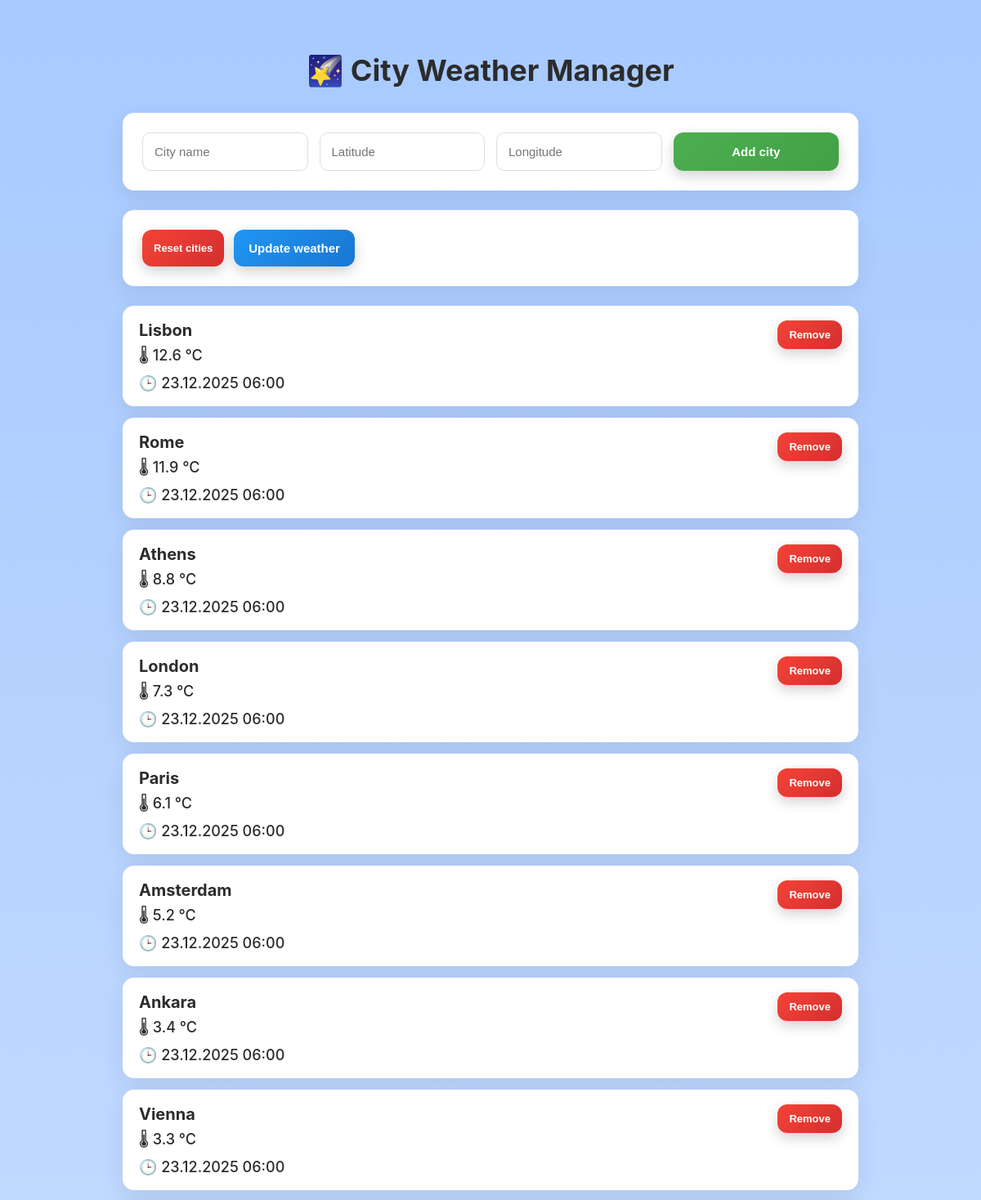
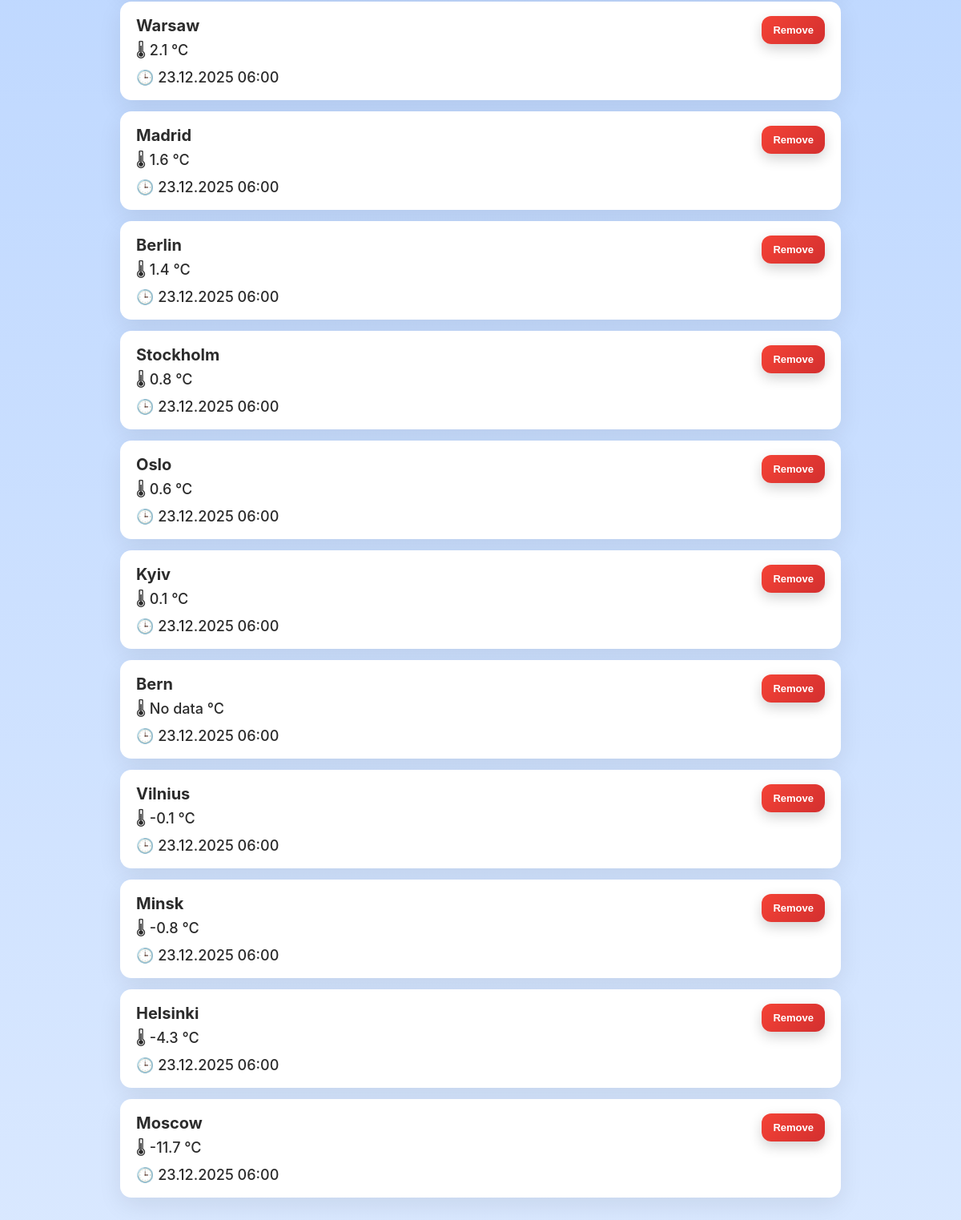
The page / on the database its author committed (2 pictures, top to bottom).
### main.py (models this page shows)
class City(Base):
    __tablename__ = "cities"
    id = Column(Integer, primary_key=True, index=True)
    name = Column(String, unique=True, index=True)
    latitude = Column(Float)
    longitude = Column(Float)
    temperature = Column(Float, nullable=True)
    updated_at = Column(DateTime, nullable=True)

### main.py (the view)
@app.get("/")
async def read_root(request: Request, db: SessionLocal = Depends(get_db)):
    cities = (
        db.query(City)
        .order_by(desc(City.temperature.is_(None)), desc(City.temperature))
        .all()
    )
    message = request.query_params.get("message")
    msg_type = request.query_params.get("type", "error")
    return templates.TemplateResponse(
        "index.html",
        {
            "request": request,
            "cities": cities,
            "message": message,
            "type": msg_type
        }
    )

### templates/index.html (shortened to what this page needs)
<!DOCTYPE html>
<html lang="en">
<head>
    <link rel="stylesheet" href="/static/style.css">
</head>
<body>
<div class="container">
    <h1>City Weather Manager</h1>
    <div class="card">
        <form action="/cities/add" method="post" class="form-grid">
            <input type="text" name="name" placeholder="City name" required>
            <input type="number" step="0.01" name="latitude" placeholder="Latitude" required>
            <input type="number" step="0.01" name="longitude" placeholder="Longitude" required>
            <button type="submit" class="btn-primary">Add city</button>
        </form>
    </div>
    <div class="card actions">
        <form action="/cities/reset" method="post">
            <button type="submit" class="btn-danger">Reset cities</button>
        </form>
        <form action="/cities/update" method="post">
            <button type="submit" class="btn-secondary">Update weather</button>
        </form>
    </div>
    <ul>
        {% for city in cities %}
        <li>
            <div class="city-info">
                <strong>{{ city.name }}</strong>
                <div>🌡 {{ city.temperature if city.temperature else "No data" }} °C</div>
                <div>🕒
                    {% if city.updated_at %}
                        {{ city.updated_at.strftime("%d.%m.%Y %H:%M") }}
                    {% else %}
                        —
                    {% endif %}
                </div>
            </div>
            <div class="actions">
                <form action="/cities/remove/{{ city.id }}" method="post"
                      onsubmit="return confirm('Are you sure you want to delete «{{ city.name }}»?');">
                    <button type="submit" class="btn-danger">Remove</button>
                </form>
            </div>
        </li>
        {% endfor %}
    </ul>
</div>
</body>
</html>

### styles/style.css (style rules this page uses)
:root { --primary: #4CAF50; --secondary: #2196F3; --danger: #f44336; --bg: #f5f7fb; --card: #ffffff; --text: #2c2c2c; --radius: 14px; --shadow: 0 10px 30px rgba(0,0,0,0.08); }
* { box-sizing: border-box; }
body { font-family: 'Inter', 'Segoe UI', Arial, sans-serif; background: linear-gradient(to bottom, #a8caff, #d9e8ff); color: var(--text); margin: 0; padding: 40px 20px; display: flex; justify-content: center; }
.container { width: 100%; max-width: 900px; }
h1 { text-align: center; margin-bottom: 30px; font-weight: 700; font-size: 36px; }
h1::before { content: "🌠 "; }
.card { background: var(--card); border-radius: var(--radius); box-shadow: var(--shadow); padding: 24px; margin-bottom: 24px; }
form { display: grid; gap: 14px; }
.form-grid { grid-template-columns: repeat(auto-fit, minmax(160px, 1fr)); }
input { padding: 14px; border-radius: 10px; border: 1px solid #ddd; font-size: 15px; }
button { color: #ffffff; padding: 14px 18px; border-radius: 12px; border: none; font-size: 15px; font-weight: 600; cursor: pointer; box-shadow: 0 6px 16px rgba(0,0,0,.18); transition: transform .15s ease, filter .15s ease; }
.btn-primary { background: linear-gradient(135deg, #4CAF50, #43a047); }
.btn-secondary { background: linear-gradient(135deg, #2196F3, #1976D2); }
.btn-danger { background: linear-gradient(135deg, #f44336, #d32f2f); font-size: 13px; padding: 10px 14px; }
ul { list-style: none; padding: 0; margin: 0; }
li { background: var(--card); border-radius: var(--radius); box-shadow: var(--shadow); padding: 18px 20px; display: flex; justify-content: space-between; align-items: flex-start; margin-bottom: 14px; }
.city-info { font-weight: 500; font-size: 18px; display: flex; flex-direction: column; gap: 6px; }
.actions { display: flex; gap: 12px; }
.city-info strong { font-size: 20px; }

### rows shown on the page
City: name "Lisbon", temperature "12.6", updated_at "23.12.2025 06:00"
City: name "Rome", temperature "11.9", updated_at "23.12.2025 06:00"
City: name "Athens", temperature "8.8", updated_at "23.12.2025 06:00"
City: name "London", temperature "7.3", updated_at "23.12.2025 06:00"
City: name "Paris", temperature "6.1", updated_at "23.12.2025 06:00"
City: name "Amsterdam", temperature "5.2", updated_at "23.12.2025 06:00"
City: name "Ankara", temperature "3.4", updated_at "23.12.2025 06:00"
City: name "Vienna", temperature "3.3", updated_at "23.12.2025 06:00"
City: name "Warsaw", temperature "2.1", updated_at "23.12.2025 06:00"
City: name "Madrid", temperature "1.6", updated_at "23.12.2025 06:00"
City: name "Berlin", temperature "1.4", updated_at "23.12.2025 06:00"
City: name "Stockholm", temperature "0.8", updated_at "23.12.2025 06:00"
City: name "Oslo", temperature "0.6", updated_at "23.12.2025 06:00"
City: name "Kyiv", temperature "0.1", updated_at "23.12.2025 06:00"
City: name "Bern", temperature "No data", updated_at "23.12.2025 06:00"
City: name "Vilnius", temperature "-0.1", updated_at "23.12.2025 06:00"
City: name "Minsk", temperature "-0.8", updated_at "23.12.2025 06:00"
City: name "Helsinki", temperature "-4.3", updated_at "23.12.2025 06:00"
City: name "Moscow", temperature "-11.7", updated_at "23.12.2025 06:00"
